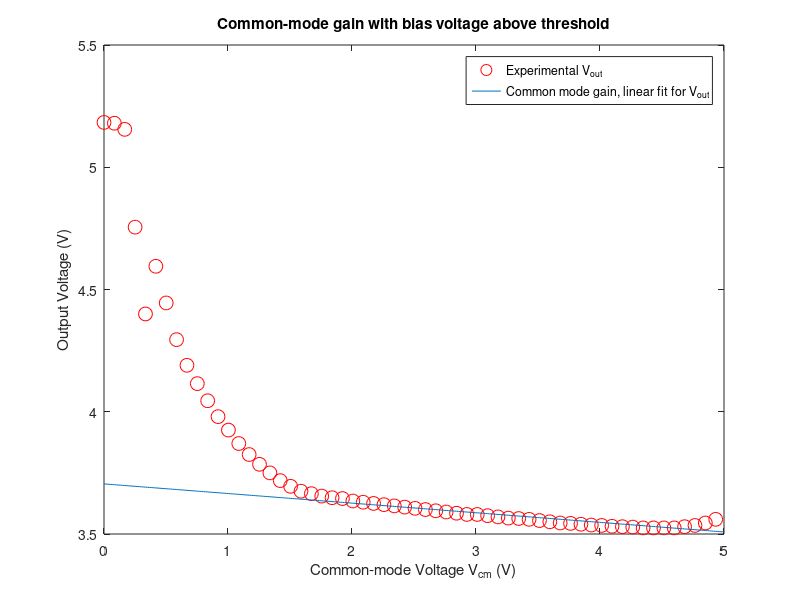

Write the MATLAB code that produced this figure.
%Experiment 1 Part 1 plotter
interval = 5;

%%Part 1
% Fit a straight line to your Vout versus
% Vcm curve and determine the common-mode voltage gain of your ampli?er from the slope
% of the best-?t line. In your report, include a plot showing Vout versus Vcm along with your
% best-?t line. Ideally, Vout should be about as far below V
% dd as V
% b is above ground and the
% common-mode gain should be negative with a magnitude on the order of a few percent. How
% does your common-mode gain compare to that?

load('Data/Experiment1Part8Data.mat')


p = polyfit(Vcm(100:end),Vout(100:end),1);
Vout_fit = p(1).*Vcm + p(2);
plot(Vcm(1:interval:end),Vout(1:interval:end), 'ro','MarkerSize',10); hold on;
plot(Vcm,Vout_fit); hold on;

title('Common-mode gain with bias voltage above threshold');
xlabel('Common-mode Voltage V_{cm} (V)');
ylabel('Output Voltage (V)');

legend('Experimental V_{out}',...
 'Common mode gain, linear fit for V_{out}')
% 'I_1 - I_2 for V_2 = 2 V',...
% 'I_1 + I_2 for V_2 = 2 V',...
% 'I_1 for V_2 = 3 V',...
% 'I_2 for V_2 = 3 V',...
% 'I_1 - I_2 for V_2 = 3 V',...
% 'I_1 + I_2 for V_2 = 3 V',...
% 'I_1 for V_2 = 4 V',...
% 'I_2 for V_2 = 4 V',...
% 'I_1 - I_2 for V_2 = 4 V',...
% 'I_1 + I_2 for V_2 = 4 V','Location','SouthEast')